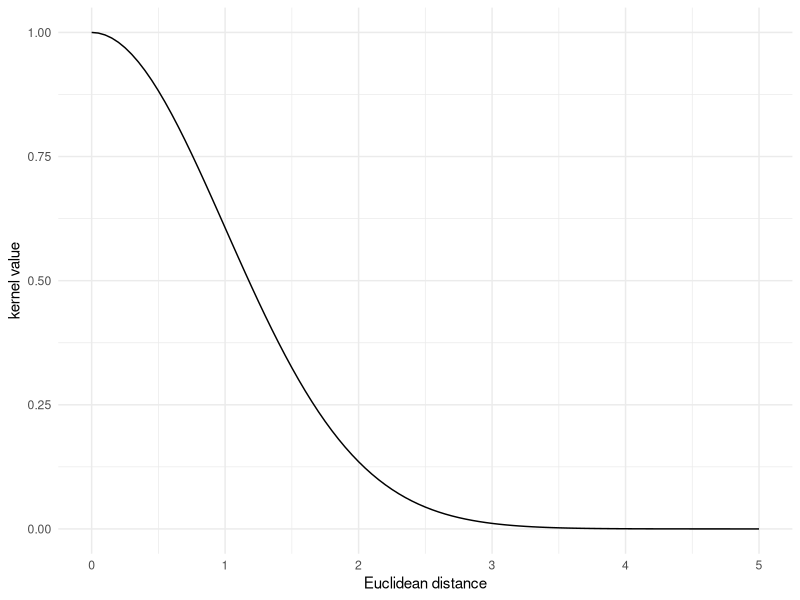

This chart was generated by the following R code:
## ---- chunk 1
knitr::opts_chunk$set(echo = TRUE)
## ---- chunk 2
library(dplyr)
library(ggplot2)
library(magrittr)
set.seed(4444)
 #' RBF Kernel
  #'
  #' Isotropic RBF kernel function generalised to two sets of n and m observations
  #' of d features.
  #'
  #' @param X1 matrix of dimensions (n, d). Vectors are coerced to (1, d).
  #' @param X2 matrix of dimensions (m, d). Vectors are coerced to (1, d).
  #' @param sigma scale parameter, scalar
  #' @param l length scale, scalar
  #'
  #' @return kernel matrix of dimensions (n, m)
  rbf_kernel <- function(X1, X2, sigma = 1.0, l = 1.0) {
    if (is.null(dim(X1))) dim(X1) <- c(1, length(X1))
    if (is.null(dim(X2))) dim(X2) <- c(1, length(X2))
    sqdist <- (- 2*(X1 %*% t(X2))) %>%
      add(rowSums(X1**2, dims = 1)) %>%
      sweep(2, rowSums(X2**2, dims = 1), `+`)
    sigma**2 * exp(-0.5 / l**2 * sqdist)
  }
  
## ---- chunk 3

## ---- chunk 4

  plot_kernel_value <- function(kernel, ...) {
    tibble::tibble(
      X1 = seq(0, 5, by = 0.05),
      X2 = rep(0, length(X1)),
      kv = purrr::map2_dbl(X1, X2, kernel, ...)
    ) %>%
      ggplot(aes(x = X1, y = kv)) +
      geom_line() +
      labs(x = "Euclidean distance", y = "kernel value") +
      theme_minimal()
  }
  
## ---- chunk 5
plot_kernel_value(rbf_kernel)
## ---- chunk 6
squared_exponential_kernel <- function(x1, x2, lambda, sigma_2) {
  outer(x1, x2, function(a, b)
    (sigma_2 * exp(-(a - b)^2 / (2 * lambda^2)))
  )
}
## ---- chunk 7
# Source - https://stackoverflow.com/a/44570412
# Posted by Stéphane Laurent, modified by community. See post 'Timeline' for change history
# Retrieved 2026-02-17, License - CC BY-SA 4.0

install.packages("hash")
library(hash)
## hash-2.2.6 provided by Decision Patterns
h <- hash() 
# set values
h[["1"]] <- 42
h[["foo"]] <- "bar"
h[["4"]] <- list(a=1, b=2)
# get values
h[["1"]]
## [1] 42
h[["4"]]
## $a
## [1] 1
## 
## $b
## [1] 2
h[c("1", "foo")]
## <hash> containing 2 key-value pair(s).
##   1 : 42
##   foo : bar
h[["key not here"]]
## NULL

h <- hash("SE" = squared_exponential_kernel, "PER" = 2, "Lin" = 3) 
print(h[["SE"]])
keys(h)
